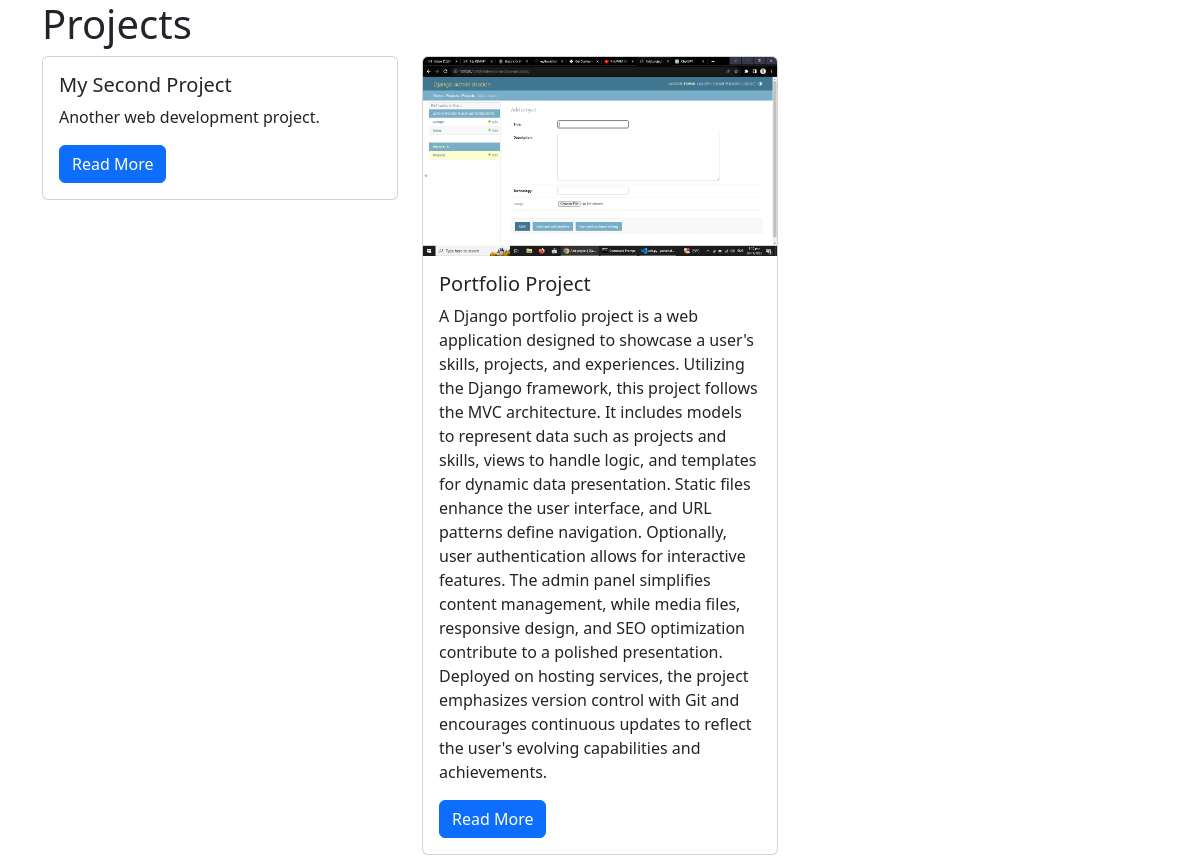
/projects/, run on the app's committed database.
### projects/models.py (models this page shows)
class Project(models.Model):
    title = models.CharField(max_length=100)
    description = models.TextField()
    technology = models.CharField(max_length=20)
    image = models.FileField(upload_to="project_images/", blank=True)

### projects/views.py (the view)
# urls.py: path("", views.project_index, name="project_index"),
def project_index(request):
    projects = Project.objects.all()
    context = {
        "projects": projects
    }
    return render(request, "projects/project_index.html", context)

### projects/templates/projects/project_index.html
{% extends "base.html" %}
{% block page_content %}
<h1>Projects</h1>
<div class="row">
{% for project in projects %}
    <div class="col-md-4">
        <div class="card mb-2">
         {% if project.image %}
            <img class="card-img-top" src="{{ project.image.url }}">
        {% endif %}
            <div class="card-body">
                <h5 class="card-title">{{ project.title }}</h5>
                <p class="card-text">{{ project.description }}</p>
                <a href="{% url 'project_detail' project.pk %}"
                   class="btn btn-primary">
                    Read More
                </a>
            </div>
        </div>
    </div>
    {% endfor %}
</div>
{% endblock %}

### templates/base.html (shortened to what this page needs)
<!DOCTYPE html>
<html lang="en">
<head>
    <link
        href="https://cdn.jsdelivr.net/npm/bootstrap@5.3.1/dist/css/bootstrap.min.css"
        rel="stylesheet"
    >
</head>
<body class="container">
{% block page_content %}{% endblock page_content %}
</body>
</html>

### data on the page
Project: title "My Second Project", description "Another web development project."
Project: image (picture), title "Portfolio Project", description "A Django portfolio project is a web application designed to showcase a user's skills, projects, and experiences. Utilizing the Django framework, this project follows the MVC architecture. It includes models to represent data such as projects and skills, views to handle logic, and templates for dynamic data presentation. Static files enhance the user interface, and URL patterns define navigation. Optionally, user authentication allows for interactive features. The admin panel simplifies content management, while media files, responsive design, and SEO optimization contribute to a polished presentation. Deployed on hosting services, the project emphasizes version control with Git and…"
